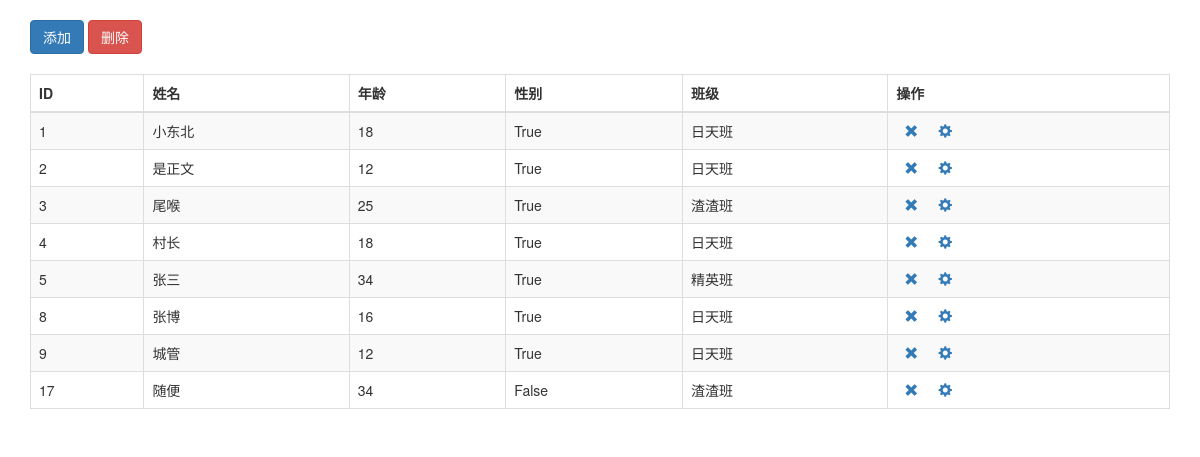
/students, run on the app's committed database.
### app01/models.py (models this page shows)
class Students(models.Model):
    username=models.CharField(max_length=32)
    age=models.IntegerField()
    gender=models.BooleanField()
    cs=models.ForeignKey(Classes,on_delete=models.CASCADE)

class Classes(models.Model):
    title=models.CharField(max_length=32)
    m=models.ManyToManyField('Teachers')

### app01/views.py (the view)
# urls.py: path('students',views.students),
def students(request):
    stu_list=models.Students.objects.all()
    cls_list=models.Classes.objects.all()
    return render(request,'student.html',{'stu_list':stu_list,'cls_list':cls_list})

### templates/student.html (shortened to what this page needs)
<!DOCTYPE html>
<html lang="en">
<head>
    <link rel="stylesheet" href="/static/plugins/bootstrap/css/bootstrap.css">
</head>
<body>
<div class="container">
    <div style="padding: 20px 0">
        <a class="btn btn-primary" id="addBtn">添加</a>
        <a class="btn btn-danger">删除</a>
    </div>
    <div>
        <table class="table table-striped  table-bordered">
            <thead>
            <tr>
                <th>ID</th>
                <th>姓名</th>
                <th>年龄</th>
                <th>性别</th>
                <th>班级</th>
                <th>操作</th>
            </tr>
            </thead>
            <tbody id="tb">
            {% for row in stu_list %}
                <tr nid="{{ row.id }}">
                    <td na="nid">{{ row.id }}</td>
                    <td na="user">{{ row.username }}</td>
                    <td na="age">{{ row.age }}</td>
                    <td na="gender">{{ row.gender }}</td>
                    <td na="cls_id" cid="{{ row.cs_id}}">{{ row.cs.title }}</td>
                    <td>
                        <a class="glyphicon glyphicon-remove icon del-row"></a> <a class="glyphicon glyphicon-cog icon edit-row"></a>
                    </td>
                </tr>
            {% endfor %}
            </tbody>
        </table>
    </div>
</div>
</body>
</html>

### templates/student.html (style rules this page uses)
.icon { margin: 0 8px; }

### data on the page
Students: id "1", username "小东北", age "18", gender "True", cs "日天班"
Students: id "2", username "是正文", age "12", gender "True", cs "日天班"
Students: id "3", username "尾喉", age "25", gender "True", cs "渣渣班"
Students: id "4", username "村长", age "18", gender "True", cs "日天班"
Students: id "5", username "张三", age "34", gender "True", cs "精英班"
Students: id "8", username "张博", age "16", gender "True", cs "日天班"
Students: id "9", username "城管", age "12", gender "True", cs "日天班"
Students: id "17", username "随便", age "34", gender "False", cs "渣渣班"
